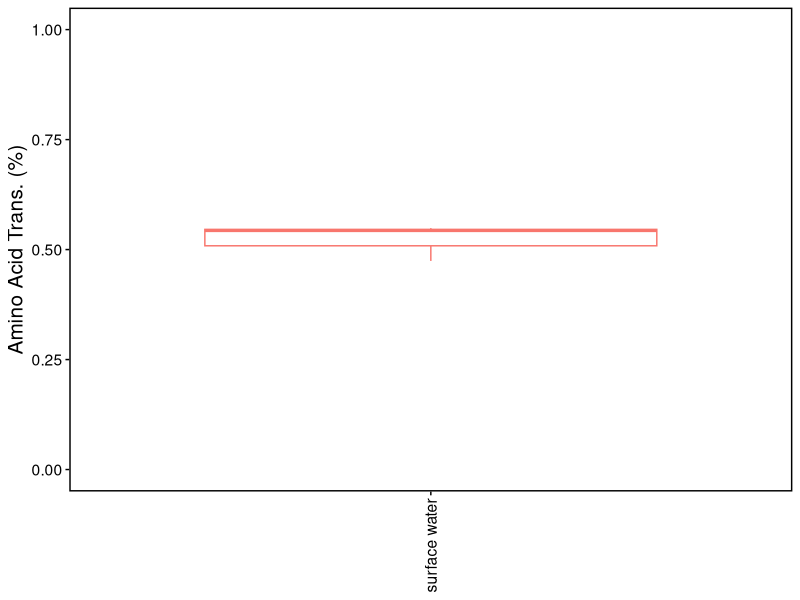
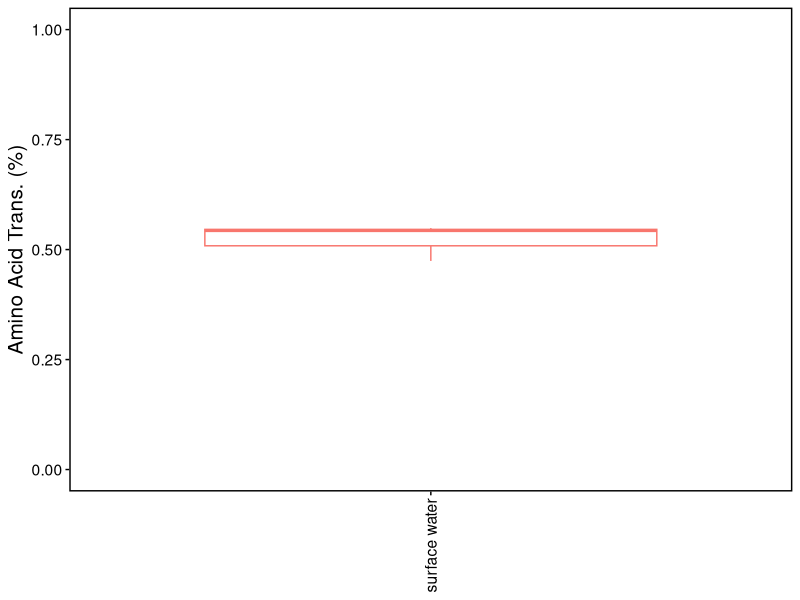
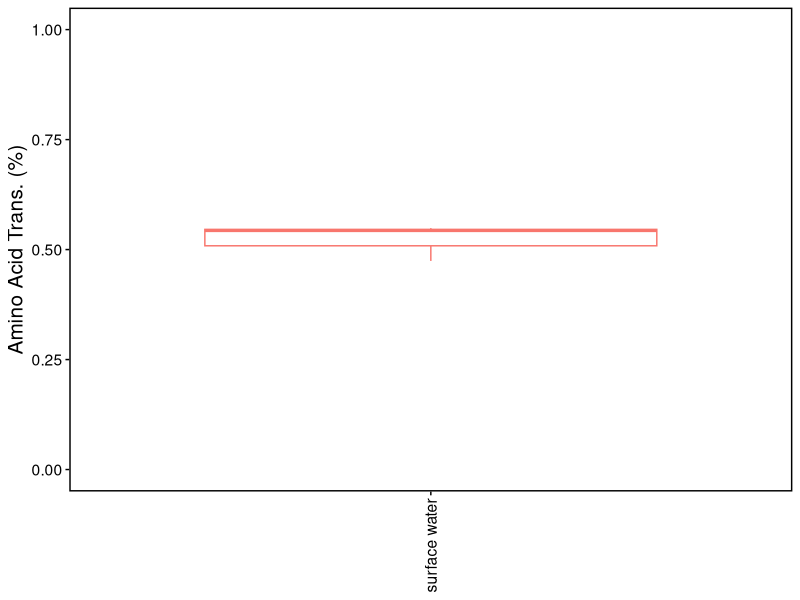
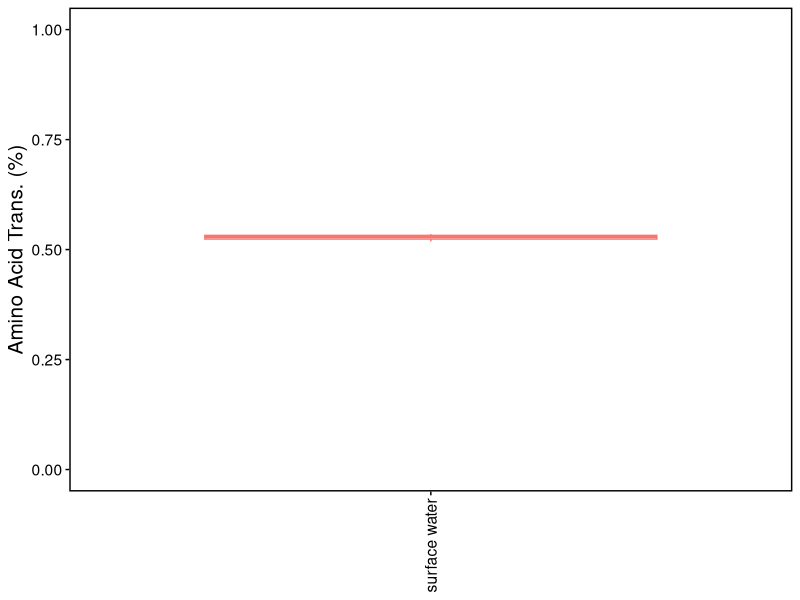
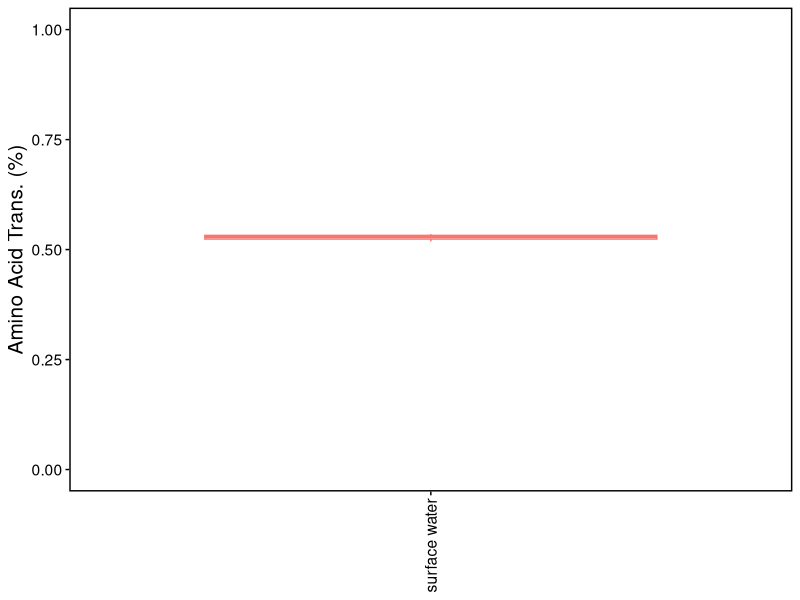
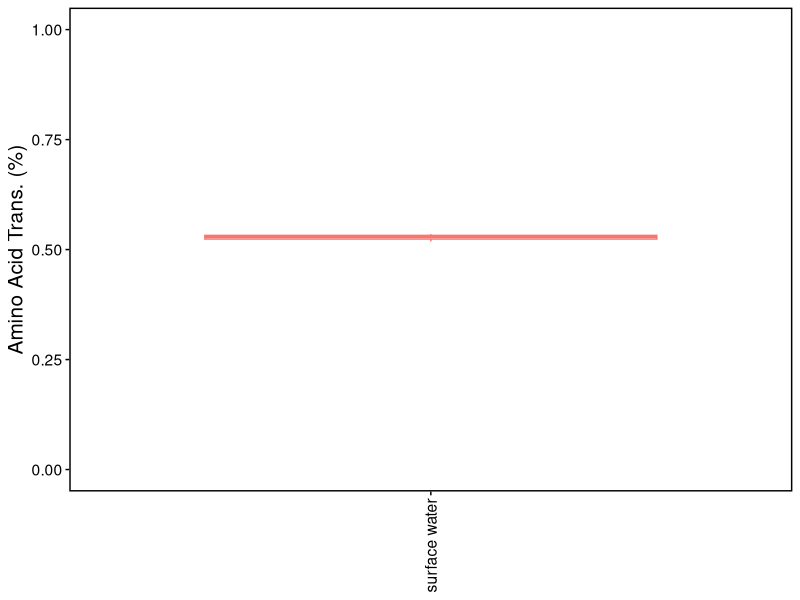
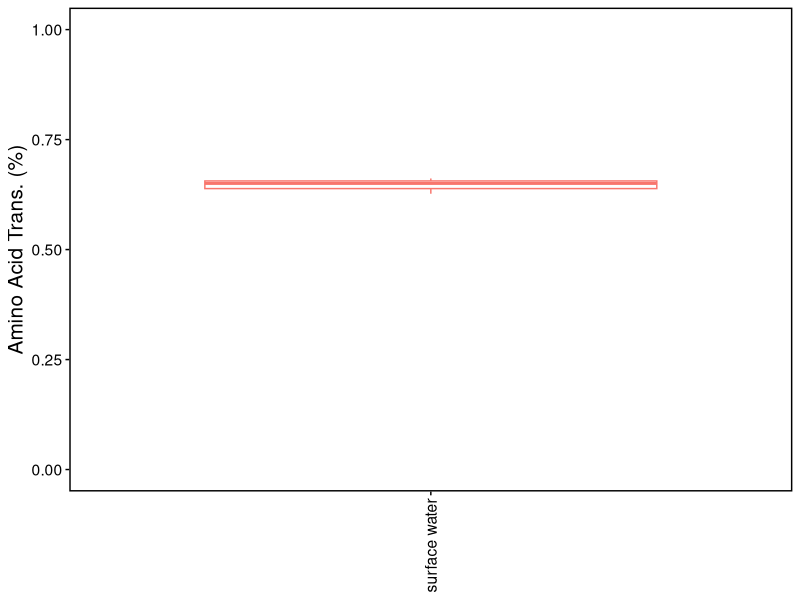
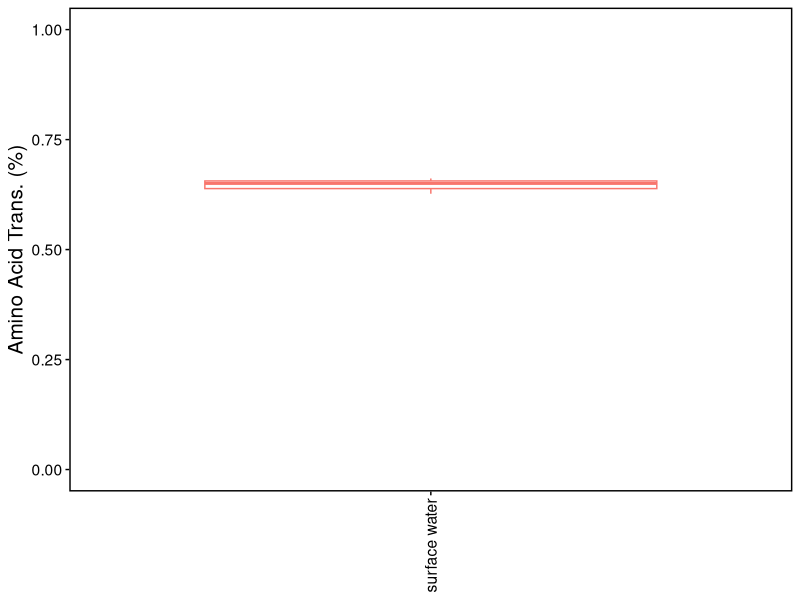

The R script that drew these images, in order: (Note: this script raises an error after producing the figures.)
### Script to examine specific transformations

#### Data Pre-processing ####
# Load in libraries
library(reshape2) # For the melting capability
library(ggplot2) # For for prettiers graphs
library(ggthemes) # For different color palettes
library(ggpubr) # For combining plots (amongst other functions)
library(dplyr)

# Load in data
setwd("C:/Users/mcgr323/OneDrive - PNNL/Documents/WHONDRS/Transformation/")
results <- "C:/Users/mcgr323/OneDrive - PNNL/Documents/WHONDRS/Transformation/"
trans = read.csv("S19S_Wat-Sed_8.12_Trans_Profiles.csv", row.names = 1)

# Cleaning up the transformation profile
trans = trans[,-which(colnames(trans) %in% "Mass")]

# Creating factor sheet
#create dataframe of unique sample names 
unique_sample_names <- as.data.frame(unique(names(trans)))

#spilt sample names by "_"
temp <- strsplit(unique_sample_names[,1], '_')

#create dataframe of separated values  
max_length <- max(sapply(temp,length))
temp2 <- as.data.frame(t(sapply(temp, function(x){
  c(x, rep(NA, max_length - length(x)))
})))

#make new columns for spatial location, sample type, and site ID 
factors <- temp2 %>% 
  mutate(Location = case_when(temp2[,4] == "ICR.1" ~ 1,
                                      temp2[,4] == "ICR.2" ~ 2,
                                      temp2[,4] == "ICR.3" ~ 3,
                                      temp2[,6] == "ICR.U" ~ 4, #upstream
                                      temp2[,6] == "ICR.M" ~ 5, #midstream
                                      temp2[,6] == "ICR.D" ~ 6),#downstream
         Type = ifelse(temp2[,4] == "Sed", "sediment", "surface water"),
         ID = temp2[,3])

factors <- cbind(unique_sample_names[,1], factors[,8:10])


# Creating ggplot themes
hori_x_theme = theme_bw()+
  theme(text = element_text(size = 14),
        axis.title = element_text(colour = "black", size = 15),
        axis.text.x = element_text(colour = "black"),
        axis.text.y = element_text(colour = "black"),
        axis.ticks = element_line(colour = "black"),
        panel.border = element_rect(size = 1, colour = "black"),
        panel.grid = element_blank(),
        panel.background = element_blank(),
        legend.position = "none")


#### Analysis Component ####
# Converting to rel. abund.
trans = as.data.frame(apply(trans, 2, function(x) x/sum(x)))
trans = trans*100

# Looking at all amino acids
amino = c("alanine", "arginine", "asparagine", "aspartic acid",
          "cyteine", "glutamic acid", "glutamine", "glycine",
          "histidine", "isoleucine", "lysine",
          "methoionine", "phenylalanine", "proline",
          "serine", "theronine", "tryptophan",
          "tyrosine", "valine")

amino.trans = as.data.frame(trans[grep(paste(amino, collapse = "|"), row.names(trans), ignore.case = T),])
amino_acid = data.frame(Sample = colnames(amino.trans), value = colSums(amino.trans), Type = factors$Type, ID = factors$ID)
amino_acid$ID= as.numeric(as.character(amino_acid$ID))

for (i in amino_acid$ID) { 
  sub_data <- subset(amino_acid, ID == i)
  AA.plot = ggplot(data = sub_data, aes(x = Type, y = value))+
    geom_boxplot(aes(color = Type))+
    xlab(NULL)+
    scale_y_continuous(limits=c(0,1))+
    ylab("Amino Acid Trans. (%)")+
    hori_x_theme+
    theme(axis.text.x = element_text(angle = 90, vjust = 0.5, hjust=1))
  ggsave(AA.plot,filename=paste("Amino_Site",i,".png",sep=""))
}

# Looking at all N-based transformations
# N-based transformations (with AAs)
N.trans = as.data.frame(trans[grep("N|ine|phan|urea|biotinyl|co-enzyme|uracil|amin|adenyl|Aspart", 
                               row.names(trans), ignore.case = T),])

to.remove = grep("N/A|glucose-N-|Na_", row.names(N.trans))
N.trans = N.trans[-to.remove,]
CHO.remove = row.names(N.trans)

N = data.frame(Sample = colnames(N.trans), value = colSums(N.trans), Type = factors$Type, ID = factors$ID)
N$ID= as.numeric(as.character(N$ID))

for (i in N$ID) { 
  sub_data <- subset(N, ID == i)
  N.plot = ggplot(data = sub_data, aes(x = Type, y = value))+
    geom_boxplot(aes(color = Type))+
    xlab(NULL)+
    scale_y_continuous(limits=c(4,28))+
    ylab("N Trans. (%)")+
    hori_x_theme+
    theme(axis.text.x = element_text(angle = 90, vjust = 0.5, hjust=1))
  ggsave(N.plot,filename=paste("N_Site",i,".png",sep=""))
}

# S-transformations
S.trans = as.data.frame(trans[grep("S|Cysteine|Cystine|glutathi|Methionine|co-enzyme|biotinyl|sulfate", 
                                     row.names(trans), ignore.case = T),])
to.remove = grep("Serine", row.names(S.trans))
S.trans = S.trans[-to.remove,]
CHO.remove = c(CHO.remove, row.names(S.trans))

S = data.frame(Sample = colnames(S.trans), value = colSums(S.trans), Type = factors$Type, ID = factors$ID)
S$ID= as.numeric(as.character(S$ID))

for (i in S$ID) { 
  sub_data <- subset(S, ID == i)
  S.plot = ggplot(data = sub_data, aes(x = Type, y = value))+
    geom_boxplot(aes(color = Type))+
    xlab(NULL)+
    scale_y_continuous(limits=c(0,5))+
    ylab("S Trans. (%)")+
    hori_x_theme+
    theme(axis.text.x = element_text(angle = 90, vjust = 0.5, hjust=1))
  ggsave(S.plot,filename=paste("S_Site",i,".png",sep=""))
}

# P-transformations
P.trans = as.data.frame(trans[grep("P|co-enzyme|phosphate|Phosphate|adenylate", 
                                     row.names(trans), ignore.case = T),])

to.remove = grep("2ndIP|Phenylalanine|Proline", row.names(P.trans))
P.trans = P.trans[-to.remove,]
CHO.remove = c(CHO.remove, row.names(P.trans))

P = data.frame(Sample = colnames(P.trans), value = colSums(P.trans), Type = factors$Type, ID = factors$ID)
P$ID= as.numeric(as.character(P$ID))

for (i in P$ID) { 
  sub_data <- subset(P, ID == i)
  P.plot = ggplot(data = sub_data, aes(x = Type, y = value))+
    geom_boxplot(aes(color = Type))+
    xlab(NULL)+
    scale_y_continuous(limits=c(0,3))+
    ylab("P Trans. (%)")+
    hori_x_theme+
    theme(axis.text.x = element_text(angle = 90, vjust = 0.5, hjust=1))
  ggsave(P.plot,filename=paste("P_Site",i,".png",sep=""))
}

# Non-NSP transformations
CHO = trans
to.remove = which(row.names(CHO) %in% CHO.remove)
to.remove = c(to.remove, grep("Cl|Na|N/A", row.names(CHO))) # Removing transformations with chloride, sodium, or that are ambiguous
CHO = CHO[-to.remove,]
CHO.trans = as.data.frame(CHO[grep("C|A|a|e", row.names(CHO)),]) # Selecting those transformtions which are carbon containing
CHO = data.frame(Sample = colnames(CHO.trans), value = colSums(CHO.trans), Type = factors$Type, ID = factors$ID)
CHO$ID= as.numeric(as.character(CHO$ID))

for (i in CHO$ID) { 
  sub_data <- subset(CHO, ID == i)
  CHO.plot = ggplot(data = sub_data, aes(x = Type, y = value))+
    geom_boxplot(aes(color = Type))+
    xlab(NULL)+
    scale_y_continuous(limits=c(50,85))+
    ylab("CHO Trans. (%)")+
    hori_x_theme+
    theme(axis.text.x = element_text(angle = 90, vjust = 0.5, hjust=1))
  ggsave(CHO.plot,filename=paste("CHO_Site",i,".png",sep=""))
}


# Hydrogen transformations
OH = trans
OH = OH[-to.remove,]
OH.trans = as.data.frame(OH[-grep("C|A|a|e|P", row.names(OH)),]) # Selecting those transformtions which are O/H, but not C containing
OH = data.frame(Sample = colnames(OH.trans), value = colSums(OH.trans), Type = factors$Type, ID = factors$ID)
OH$ID= as.numeric(as.character(OH$ID))

for (i in OH$ID) { 
  sub_data <- subset(OH, ID == i)
OH.plot = ggplot(data = sub_data, aes(x = Type, y = value))+
  geom_boxplot(aes(color = Type))+
  xlab(NULL)+
  scale_y_continuous(limits=c(9,30))+
  ylab("O/H Trans. (%)")+
  hori_x_theme+
  theme(axis.text.x = element_text(angle = 90, vjust = 0.5, hjust=1))
ggsave(OH.plot,filename=paste("OH_Site",i,".png",sep=""))
}


site.graph <- function(df, na.rm = TRUE, ...){
  site_list <- unique(df$ID)
  setwd("C:/Users/mcgr323/OneDrive - PNNL/Documents/WHONDRS/Transformation/")
  # create for loop to produce ggplot2 graphs 
  for (i in seq_along(site_list)) { 
    sub_data <- subset(df, ID == "i")
    # create plot for each county in df 
    site_plots <- ggplot(data = df, aes(x = Type, y = value))+
      geom_boxplot(aes(color = Type))+
      labs(x="Type", y = "Relative Abundance (%)")+
      scale_color_stata()+
      ggtitle("Site", paste( site_list[i]))+
      hori_x_theme
    ggsave(site_plots,filename=paste("Site",site_list[i],".png",sep=""))
  } 
}


  site_list <- unique(df$ID)
  setwd("C:/Users/mcgr323/OneDrive - PNNL/Documents/WHONDRS/Transformation/")
  # create for loop to produce ggplot2 graphs 
  for (i in seq_along(site_list)) { 
    # create plot for each county in df 
    sub_data <- subset(df, ID == "i")
    site_plots <- ggplot(data = sub_data, aes(x = Type, y = value))+
      geom_boxplot(aes(color = Type))+
      labs(x="Sample Type", y = "Relative Abundance")+
      scale_color_stata()+
      ggtitle("Site", paste( site_list[i]))+
      hori_x_theme
    ggsave(site_plots,filename=paste("Site",site_list[i],".png",sep=""))
  } 



# # Combining plots
# ggarrange(CHO.plot, N.plot, S.plot, P.plot)
# 
# ### Calculating stats
# stats = wilcox.test(CHO~Type, data = CHO)
# stats = data.frame(Comparison = "CHO", MWU.stat = stats$statistic, p.value = stats$p.value)
# 
# temp = wilcox.test(N~Type, data = N)
# stats = rbind(stats, 
#               data.frame(Comparison = "N", MWU.stat = temp$statistic, p.value = temp$p.value))
# 
# temp = wilcox.test(S~Type, data = S)
# stats = rbind(stats, 
#               data.frame(Comparison = "S", MWU.stat = temp$statistic, p.value = temp$p.value))
# 
# temp = wilcox.test(P~Type, data = P)
# stats = rbind(stats, 
#               data.frame(Comparison = "P", MWU.stat = temp$statistic, p.value = temp$p.value))
# 
# stats$p.value = p.adjust(stats$p.value, method = "fdr")
# stats$p.value = round(stats$p.value, digits = 4)
